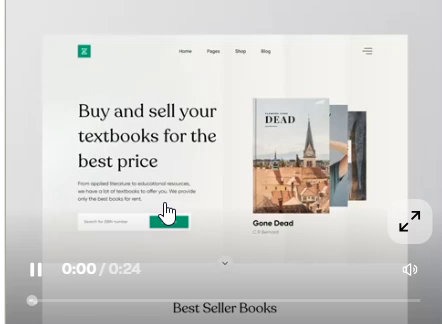
#> input picture frame 0 of 20261028-1210-23.4528202.mp4, 442 x 324 px, given in place of 20261114-1903-31.6748949.mp4, which was not available
$ python extract_v2_frames.py
#> lines starting #> are read from the running program, lines starting #| are printed output that depends on the picture
import cv2, os

cap = cv2.VideoCapture('20261114-1903-31.6748949.mp4')
out_dir = 'v2_detailed_frames'
os.makedirs(out_dir, exist_ok=True)

# Extract frames every 0.5s from 0 to 18s
fps = cap.get(cv2.CAP_PROP_FPS)
for sec in [0.0, 0.5, 1.0, 1.5, 2.0, 2.5, 3.0, 3.5, 4.0, 5.0, 6.0, 7.0, 8.0, 9.0, 10.0, 11.0, 12.0, 13.0, 14.0, 15.0, 16.0, 17.0, 18.0]:
    frame_no = int(sec * fps)
    cap.set(cv2.CAP_PROP_POS_FRAMES, frame_no)
    ret, frame = cap.read()
    if ret:
        cv2.imwrite(f"{out_dir}/frame_{sec:.1f}s.jpg", frame)
#> this loop made 23 passes
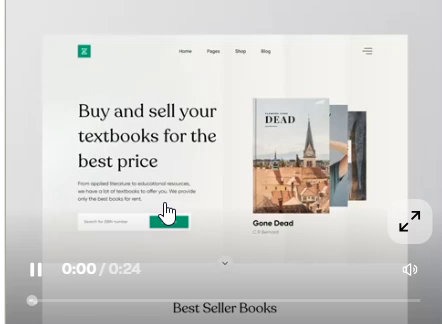
#> input picture frame 0 of 20261028-1210-23.4528202.mp4, 442 x 324 px, given in place of 20261114-1903-31.6748949.mp4, which was not available
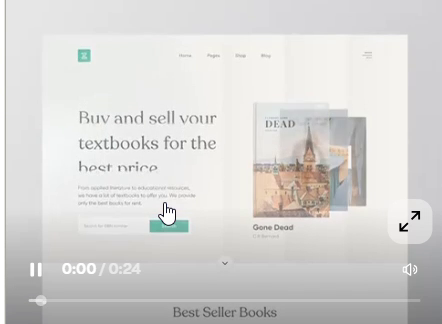
#> input picture frame 15 of 20261028-1210-23.4528202.mp4, 442 x 324 px, given in place of 20261114-1903-31.6748949.mp4, which was not available
#> pass 3, `ret, frame = cap.read()`:
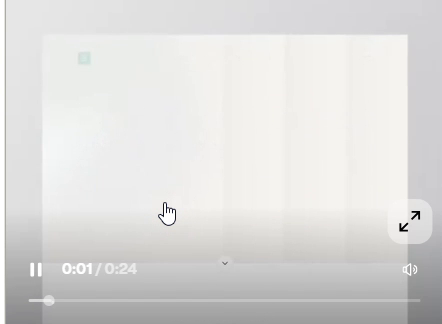
#> frame: shape (324, 442, 3); mean B, G, R 218.5, 219.9, 220.6

print("Extracted detailed frames!")

$ run again, starting later in the video
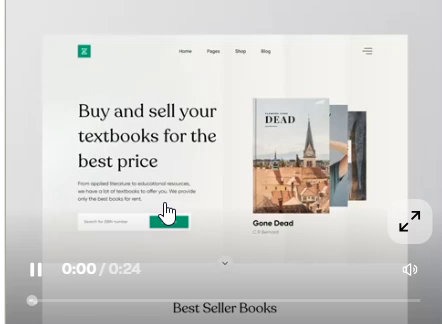
#> input picture frame 0 of 20261028-1210-23.4528202.mp4, 442 x 324 px, given in place of 20261114-1903-31.6748949.mp4, which was not available
#> the loop `for sec in [0.0, 0.5, 1.0, 1.5, 2.0, 2.5, 3.0, 3.5, 4.0, 5.0, 6.0, 7.0..` made 23 passes
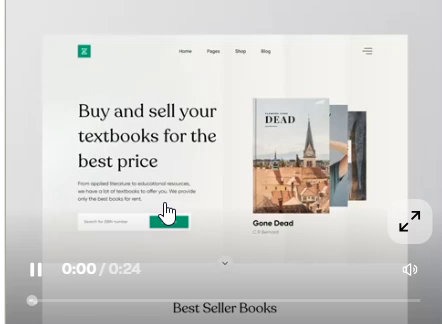
#> input picture frame 0 of 20261028-1210-23.4528202.mp4, 442 x 324 px, given in place of 20261114-1903-31.6748949.mp4, which was not available
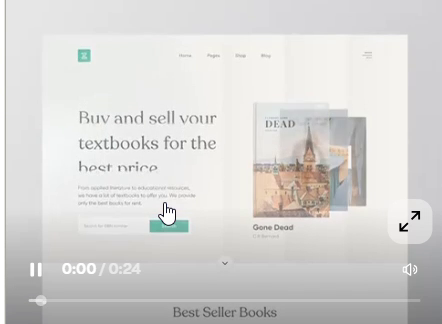
#> input picture frame 15 of 20261028-1210-23.4528202.mp4, 442 x 324 px, given in place of 20261114-1903-31.6748949.mp4, which was not available

$ run again, starting later in the video
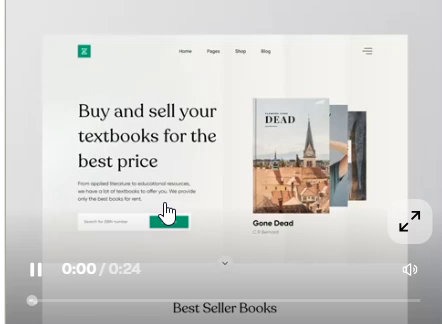
#> input picture frame 0 of 20261028-1210-23.4528202.mp4, 442 x 324 px, given in place of 20261114-1903-31.6748949.mp4, which was not available
#> the loop `for sec in [0.0, 0.5, 1.0, 1.5, 2.0, 2.5, 3.0, 3.5, 4.0, 5.0, 6.0, 7.0..` made 23 passes
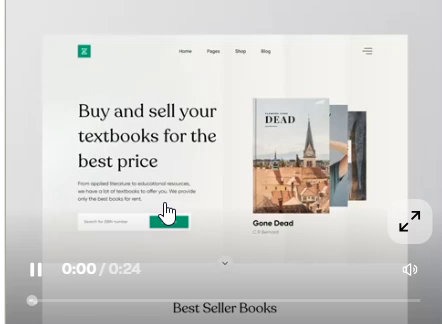
#> input picture frame 0 of 20261028-1210-23.4528202.mp4, 442 x 324 px, given in place of 20261114-1903-31.6748949.mp4, which was not available
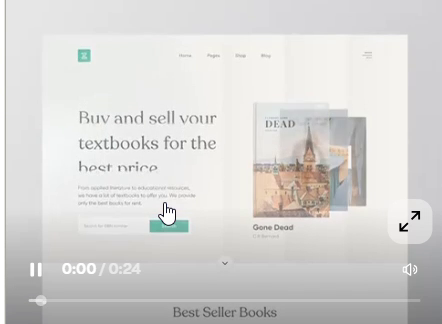
#> input picture frame 15 of 20261028-1210-23.4528202.mp4, 442 x 324 px, given in place of 20261114-1903-31.6748949.mp4, which was not available
